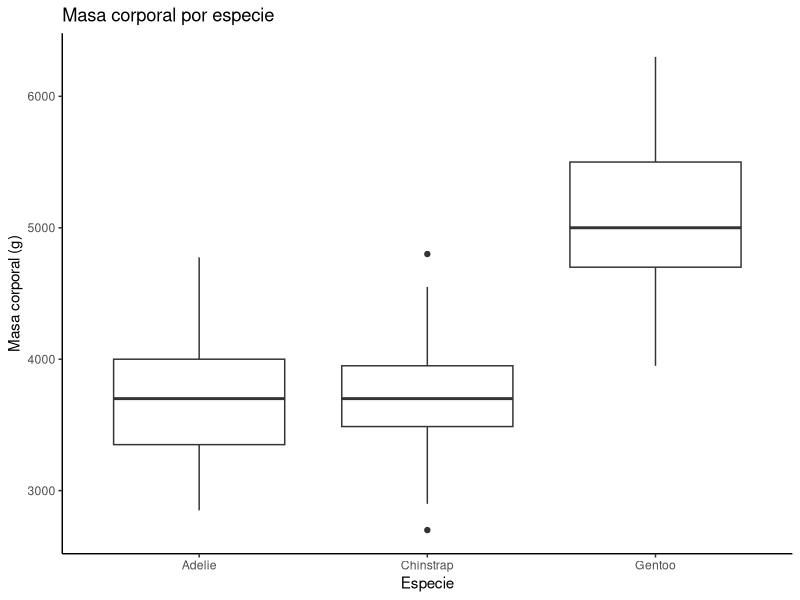
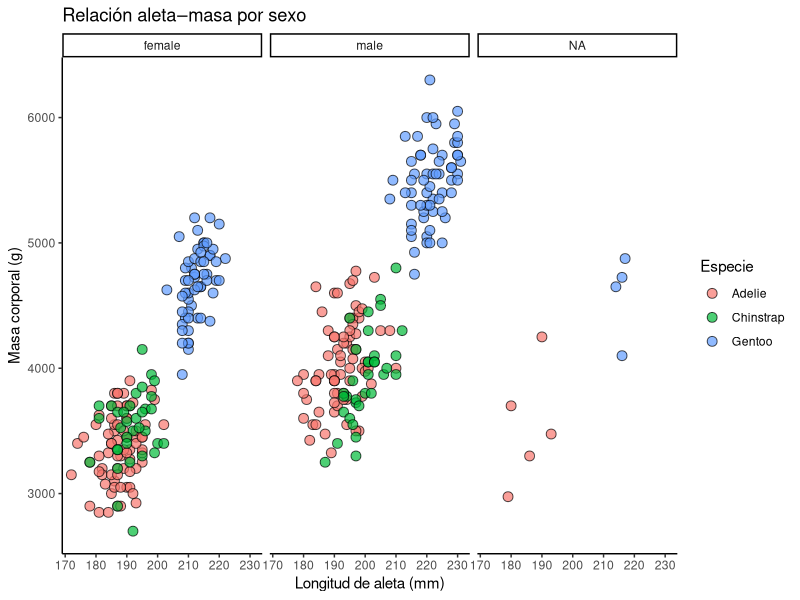
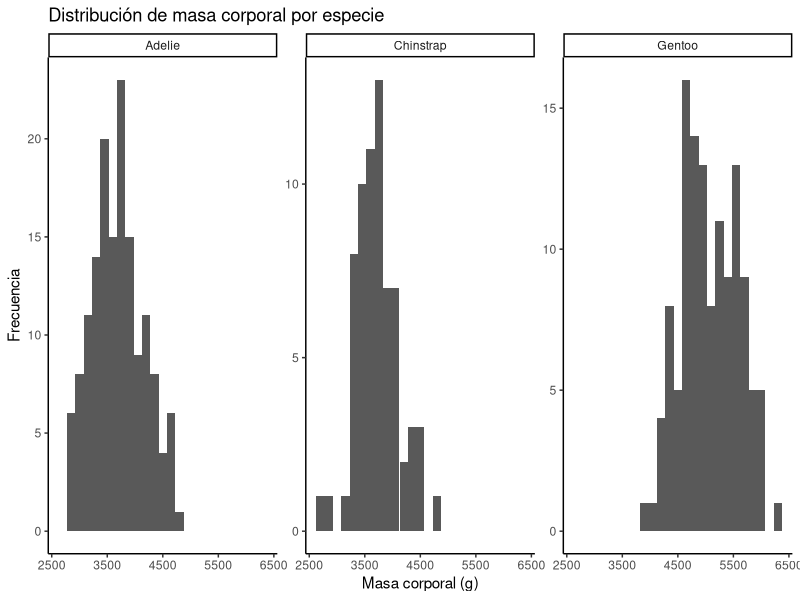
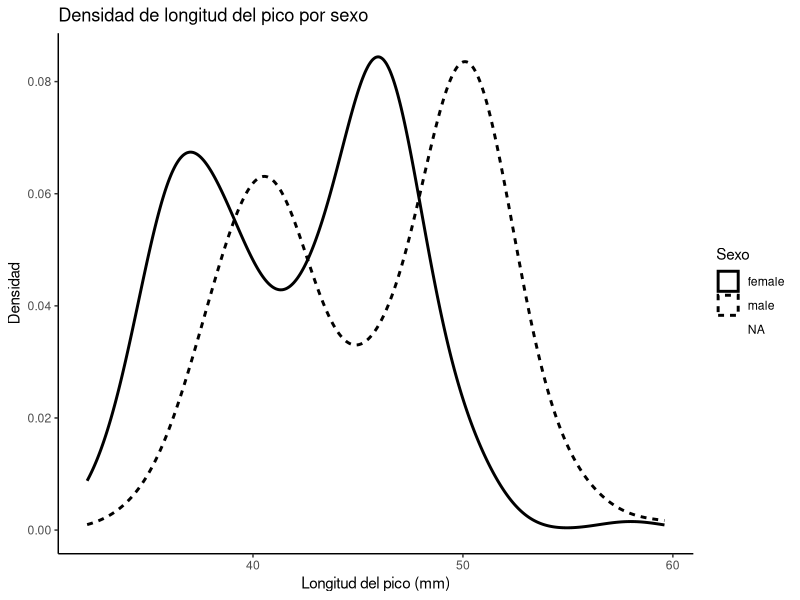
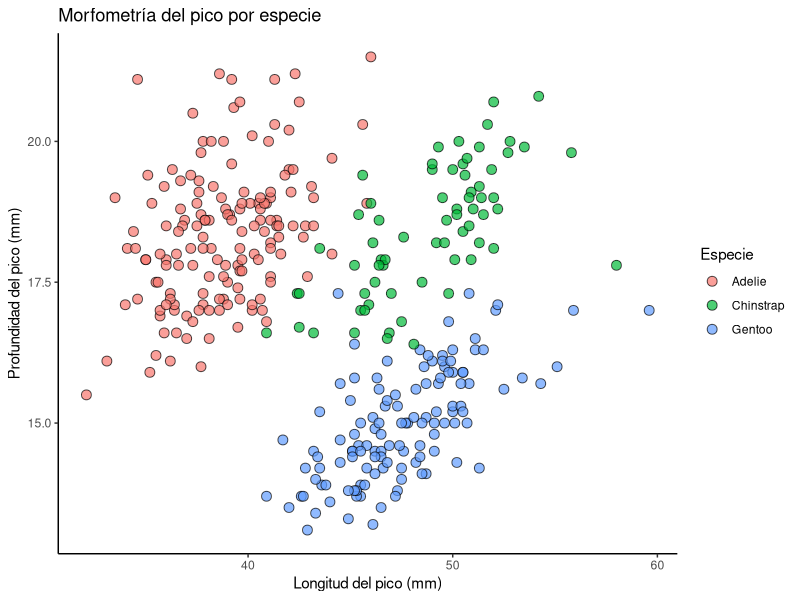

Write R code to recreate these figures, in order.
## ---- chunk 1
library(palmerpenguins)
library(ggplot2)
library(dplyr)

## ---- chunk 2
data(package = 'palmerpenguins')
head(penguins)

## ---- chunk 3
ggplot(penguins, aes(x = species, y = body_mass_g)) +
  geom_boxplot() +
  labs(x = "Especie", y = "Masa corporal (g)", title = "Masa corporal por especie") +
  theme_classic()

## ---- chunk 4
ggplot(penguins, aes(x = flipper_length_mm, y = body_mass_g)) +
  geom_point(aes(fill = species), shape = 21, size = 3, alpha = 0.7, color = "black") +
  facet_wrap(~ sex) +
  labs(
    x = "Longitud de aleta (mm)",
    y = "Masa corporal (g)",
    title = "Relación aleta–masa por sexo",
    fill = "Especie"
  ) +
  theme_classic()

## ---- chunk 5
ggplot(penguins, aes(x = body_mass_g)) +
  geom_histogram(bins = 25) +
  facet_wrap(~ species, scales = "free_y") +
  labs(x = "Masa corporal (g)", y = "Frecuencia", title = "Distribución de masa corporal por especie") +
  theme_classic()

## ---- chunk 6
ggplot(penguins, aes(x = bill_length_mm, linetype = sex)) +
  geom_density(linewidth = 1) +
  labs(x = "Longitud del pico (mm)", y = "Densidad", title = "Densidad de longitud del pico por sexo",
       linetype = "Sexo") +
  theme_classic()

## ---- chunk 7
ggplot(penguins, aes(x = bill_length_mm, y = bill_depth_mm)) +
  geom_point(aes(fill = species), shape = 21, size = 3, alpha = 0.7, color = "black") +
  labs(
    x = "Longitud del pico (mm)",
    y = "Profundidad del pico (mm)",
    title = "Morfometría del pico por especie",
    fill = "Especie"
  ) +
  theme_classic()
## ---- chunk 8
tabla <- penguins%>%
  group_by(species, sex) %>%
  summarise(
    n = n(),
    mean_mass = mean(body_mass_g),
    sd_mass = sd(body_mass_g),
    mean_flipper = mean(flipper_length_mm),
    sd_flipper = sd(flipper_length_mm),
    .groups = "drop"
  )

tabla
## ---- chunk 9
t.test(body_mass_g ~ sex, data = penguins)

## ---- chunk 10
adelie <- penguins %>% filter(species == "Adelie")
t.test(body_mass_g ~ sex, data = adelie)
## ---- chunk 11
anova1 <- aov(body_mass_g ~ species, data = penguins)
summary(anova1)

# Post hoc Tukey
TukeyHSD(anova1)
## ---- chunk 12
anova2 <- aov(body_mass_g ~ species * sex, data = penguins)
summary(anova2)

# Tukey para efectos principales (si procede)
TukeyHSD(anova2, which = "species")
TukeyHSD(anova2, which = "sex")

## ---- chunk 13
# Normalidad de residuos
shapiro.test(residuals(anova1))

# Homogeneidad de varianzas (Levene)
library(car)
leveneTest(body_mass_g ~ species, data = penguins)

## ---- chunk 14
cor.test(penguins$flipper_length_mm, penguins$body_mass_g, method = "pearson")

## ---- chunk 15
lm1 <- lm(body_mass_g ~ flipper_length_mm, data = penguins)
summary(lm1)

## ---- chunk 16
lm2 <- lm(body_mass_g ~ flipper_length_mm + bill_length_mm + bill_depth_mm + species + sex,
          data = penguins)
summary(lm2)

